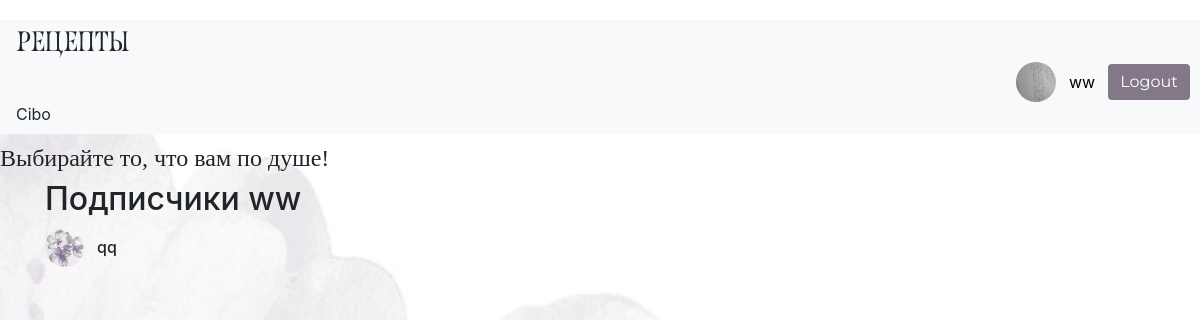
/subscribers/1 (signed in), run on an earlier commit of the app's database.
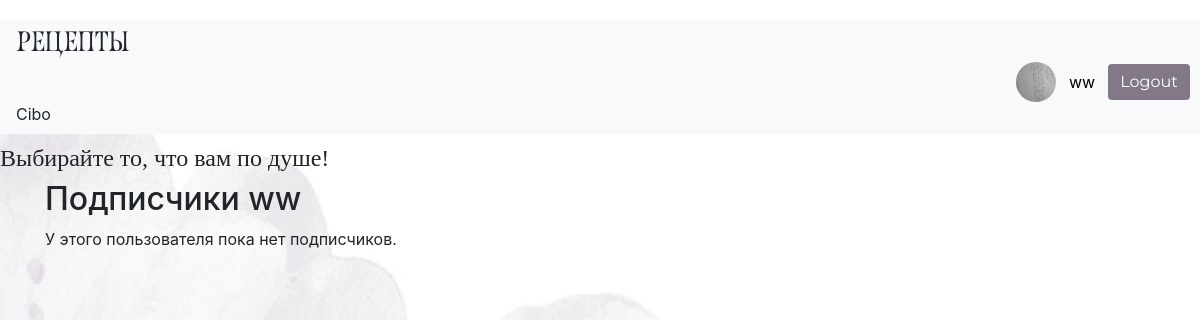
And on a later commit of the database.
### data/user.py (models this page shows, shortened)
class User(SqlAlchemyBase, UserMixin):
    __tablename__ = 'users'
    id = sa.Column(sa.Integer, primary_key=True, autoincrement=True)
    email = sa.Column(sa.String, index=True, unique=True, nullable=False)
    username = sa.Column(sa.String, nullable=True)
    name = sa.Column(sa.String, nullable=True)
    age = sa.Column(sa.Integer, nullable=True)
    description = sa.Column(sa.String, nullable=True)
    hashed_password = sa.Column(sa.String, nullable=True)
    avatar = sa.Column(sa.String, nullable=True)
    subscribers = sa.Column(sa.Integer, default=0)
    created_at = sa.Column(sa.DateTime, default=sa.func.now())
    recipes = relationship("Recipe", back_populates="user")

### main.py (the view)
@app.route('/subscribers/<int:user_id>')
@login_required
def subscribers(user_id):
    session = create_session()
    user = session.get(User, user_id)
    if not user:
        return "Пользователь не найден"
    subscriptions = session.query(Subscription).filter(Subscription.followed_id == user_id).all()
    followers = [session.get(User, sub.follower_id) for sub in subscriptions]
    return render_template('subscribers.html', user=user, followers=followers)

### data/db_session.py (called while the page is built)
def create_session() -> Session:
    global __factory
    return __factory()

### main.py (called while the page is built)
@login_manager.user_loader
def load_user(user_id):
    session = create_session()
    return session.get(User, user_id)

### templates/subscribers.html
{% extends "base.html" %}
{% block content %}
<h2>Подписчики {{ user.name }}</h2>
{% if followers %}
    <ul style="list-style: none; padding: 0;">
        {% for follower in followers %}
            <li style="margin-bottom: 15px; display: flex; align-items: center;">
                <img src="{{ url_for('static', filename=follower.avatar or 'img/base_av.png') }}"
                     alt="Аватар"
                     style="width: 40px; height: 40px; border-radius: 50%; object-fit: cover; margin-right: 12px;">
                <a href="{{ url_for('profile', user_id=follower.id) }}"
                   style="text-decoration: none; color: inherit; font-size: 16px; font-weight: 500;">
                    {{ follower.username }}
                </a>
            </li>
        {% endfor %}
    </ul>
{% else %}
    <p>У этого пользователя пока нет подписчиков.</p>
{% endif %}
{% endblock %}

What changed in the data, as far as the page shows it:
no longer on this page (row edited): User: username "qq"
Also different on the page:
text now shown: "У этого пользователя пока нет подписчиков."
